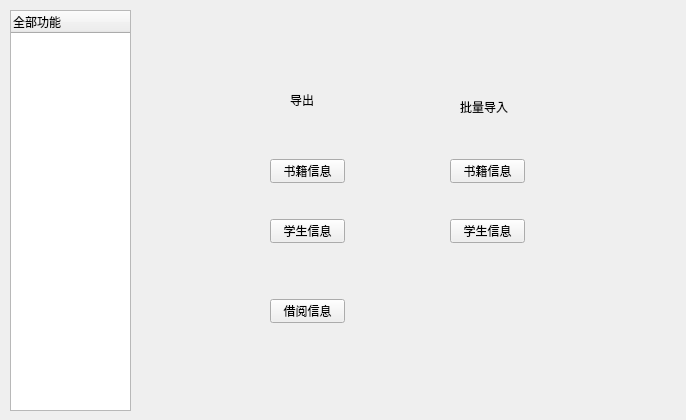
<?xml version="1.0" encoding="UTF-8"?>
<ui version="4.0">
 <class>LibraryManagementSystem</class>
 <widget class="QMainWindow" name="LibraryManagementSystem">
  <property name="geometry">
   <rect>
    <x>0</x>
    <y>0</y>
    <width>686</width>
    <height>420</height>
   </rect>
  </property>
  <property name="windowTitle">
   <string>LibraryManagementSystem</string>
  </property>
  <widget class="QWidget" name="centralWidget">
   <widget class="QStackedWidget" name="stackedWidget">
    <property name="geometry">
     <rect>
      <x>150</x>
      <y>9</y>
      <width>521</width>
      <height>411</height>
     </rect>
    </property>
    <property name="currentIndex">
     <number>6</number>
    </property>
    <widget class="QWidget" name="page">
     <widget class="QTabWidget" name="tabWidget">
      <property name="geometry">
       <rect>
        <x>10</x>
        <y>10</y>
        <width>511</width>
        <height>391</height>
       </rect>
      </property>
      <property name="toolTipDuration">
       <number>-1</number>
      </property>
      <property name="currentIndex">
       <number>0</number>
      </property>
      <widget class="QWidget" name="tabDisplayAll">
       <attribute name="title">
        <string>显示全部</string>
       </attribute>
       <widget class="QTableView" name="tableViewAllBooks">
        <property name="geometry">
         <rect>
          <x>15</x>
          <y>11</y>
          <width>471</width>
          <height>341</height>
         </rect>
        </property>
       </widget>
      </widget>
      <widget class="QWidget" name="tabAddBook">
       <attribute name="title">
        <string>添加书籍</string>
       </attribute>
       <widget class="QLineEdit" name="lineEditBookNo">
        <property name="geometry">
         <rect>
          <x>100</x>
          <y>100</y>
          <width>113</width>
          <height>20</height>
         </rect>
        </property>
       </widget>
       <widget class="QLineEdit" name="lineEditBookName">
        <property name="geometry">
         <rect>
          <x>280</x>
          <y>100</y>
          <width>113</width>
          <height>20</height>
         </rect>
        </property>
       </widget>
       <widget class="QLineEdit" name="lineEditAuthor">
        <property name="geometry">
         <rect>
          <x>100</x>
          <y>140</y>
          <width>113</width>
          <height>20</height>
         </rect>
        </property>
       </widget>
       <widget class="QLineEdit" name="lineEditPublisher">
        <property name="geometry">
         <rect>
          <x>280</x>
          <y>140</y>
          <width>113</width>
          <height>20</height>
         </rect>
        </property>
       </widget>
       <widget class="QPushButton" name="pushButtonAddBook">
        <property name="geometry">
         <rect>
          <x>220</x>
          <y>270</y>
          <width>75</width>
          <height>24</height>
         </rect>
        </property>
        <property name="text">
         <string>确定</string>
        </property>
       </widget>
       <widget class="QSpinBox" name="spinBoxTotalNum">
        <property name="geometry">
         <rect>
          <x>110</x>
          <y>200</y>
          <width>88</width>
          <height>22</height>
         </rect>
        </property>
       </widget>
       <widget class="QDateEdit" name="dateEditPubDay">
        <property name="geometry">
         <rect>
          <x>280</x>
          <y>200</y>
          <width>161</width>
          <height>22</height>
         </rect>
        </property>
       </widget>
       <widget class="QLabel" name="label">
        <property name="geometry">
         <rect>
          <x>100</x>
          <y>80</y>
          <width>54</width>
          <height>16</height>
         </rect>
        </property>
        <property name="text">
         <string>书号</string>
        </property>
       </widget>
       <widget class="QLabel" name="label_2">
        <property name="geometry">
         <rect>
          <x>280</x>
          <y>80</y>
          <width>54</width>
          <height>16</height>
         </rect>
        </property>
        <property name="text">
         <string>书名</string>
        </property>
       </widget>
       <widget class="QLabel" name="label_3">
        <property name="geometry">
         <rect>
          <x>100</x>
          <y>120</y>
          <width>54</width>
          <height>16</height>
         </rect>
        </property>
        <property name="text">
         <string>作者</string>
        </property>
       </widget>
       <widget class="QLabel" name="label_4">
        <property name="geometry">
         <rect>
          <x>280</x>
          <y>120</y>
          <width>54</width>
          <height>16</height>
         </rect>
        </property>
        <property name="text">
         <string>出版商</string>
        </property>
       </widget>
       <widget class="QLabel" name="label_5">
        <property name="geometry">
         <rect>
          <x>120</x>
          <y>180</y>
          <width>54</width>
          <height>16</height>
         </rect>
        </property>
        <property name="text">
         <string>库存</string>
        </property>
       </widget>
       <widget class="QLabel" name="label_6">
        <property name="geometry">
         <rect>
          <x>280</x>
          <y>180</y>
          <width>54</width>
          <height>16</height>
         </rect>
        </property>
        <property name="text">
         <string>出版日期</string>
        </property>
       </widget>
      </widget>
      <widget class="QWidget" name="tabDeleteBook">
       <attribute name="title">
        <string>删除</string>
       </attribute>
       <widget class="QTableView" name="tableViewBooksToDelete">
        <property name="geometry">
         <rect>
          <x>10</x>
          <y>30</y>
          <width>481</width>
          <height>321</height>
         </rect>
        </property>
        <property name="selectionBehavior">
         <enum>QAbstractItemView::SelectionBehavior::SelectRows</enum>
        </property>
       </widget>
       <widget class="QPushButton" name="pushButtonDeleteBook">
        <property name="geometry">
         <rect>
          <x>420</x>
          <y>0</y>
          <width>75</width>
          <height>24</height>
         </rect>
        </property>
        <property name="text">
         <string>删除</string>
        </property>
       </widget>
      </widget>
      <widget class="QWidget" name="tabModifyBook">
       <attribute name="title">
        <string>修改书籍</string>
       </attribute>
       <widget class="QLineEdit" name="lineEditModifyBookNo">
        <property name="geometry">
         <rect>
          <x>120</x>
          <y>50</y>
          <width>113</width>
          <height>20</height>
         </rect>
        </property>
       </widget>
       <widget class="QPushButton" name="pushButtonFindBook">
        <property name="geometry">
         <rect>
          <x>260</x>
          <y>50</y>
          <width>75</width>
          <height>24</height>
         </rect>
        </property>
        <property name="text">
         <string>查询</string>
        </property>
       </widget>
       <widget class="QGroupBox" name="groupBoxModifyDetails">
        <property name="enabled">
         <bool>true</bool>
        </property>
        <property name="geometry">
         <rect>
          <x>120</x>
          <y>100</y>
          <width>281</width>
          <height>231</height>
         </rect>
        </property>
        <property name="title">
         <string>书籍信息</string>
        </property>
        <widget class="QLineEdit" name="lineEditModifyBookName">
         <property name="geometry">
          <rect>
           <x>20</x>
           <y>40</y>
           <width>113</width>
           <height>20</height>
          </rect>
         </property>
        </widget>
        <widget class="QLineEdit" name="lineEditModifyAuthor">
         <property name="geometry">
          <rect>
           <x>150</x>
           <y>40</y>
           <width>113</width>
           <height>20</height>
          </rect>
         </property>
        </widget>
        <widget class="QLineEdit" name="lineEditModifyPublisher">
         <property name="geometry">
          <rect>
           <x>20</x>
           <y>80</y>
           <width>113</width>
           <height>20</height>
          </rect>
         </property>
        </widget>
        <widget class="QSpinBox" name="spinBoxModifyTotalNum">
         <property name="geometry">
          <rect>
           <x>150</x>
           <y>80</y>
           <width>88</width>
           <height>22</height>
          </rect>
         </property>
        </widget>
        <widget class="QDateEdit" name="dateEditModifyPubDay">
         <property name="geometry">
          <rect>
           <x>20</x>
           <y>130</y>
           <width>141</width>
           <height>22</height>
          </rect>
         </property>
        </widget>
        <widget class="QPushButton" name="pushButtonSaveChanges">
         <property name="geometry">
          <rect>
           <x>100</x>
           <y>180</y>
           <width>75</width>
           <height>24</height>
          </rect>
         </property>
         <property name="text">
          <string>确定</string>
         </property>
        </widget>
        <widget class="QLabel" name="label_8">
         <property name="geometry">
          <rect>
           <x>20</x>
           <y>20</y>
           <width>54</width>
           <height>16</height>
          </rect>
         </property>
         <property name="text">
          <string>书名</string>
         </property>
        </widget>
        <widget class="QLabel" name="label_9">
         <property name="geometry">
          <rect>
           <x>150</x>
           <y>20</y>
           <width>54</width>
           <height>16</height>
          </rect>
         </property>
         <property name="text">
          <string>作者</string>
         </property>
        </widget>
        <widget class="QLabel" name="label_10">
         <property name="geometry">
          <rect>
           <x>20</x>
           <y>70</y>
           <width>54</width>
           <height>16</height>
          </rect>
         </property>
         <property name="text">
          <string>出版商</string>
         </property>
        </widget>
        <widget class="QLabel" name="label_11">
         <property name="geometry">
          <rect>
           <x>150</x>
           <y>70</y>
           <width>54</width>
           <height>16</height>
          </rect>
         </property>
         <property name="text">
          <string>存量</string>
         </property>
        </widget>
        <widget class="QLabel" name="label_12">
         <property name="geometry">
          <rect>
           <x>20</x>
           <y>110</y>
           <width>54</width>
           <height>16</height>
          </rect>
         </property>
         <property name="text">
          <string>出版日期</string>
         </property>
        </widget>
       </widget>
       <widget class="QLabel" name="label_7">
        <property name="geometry">
         <rect>
          <x>120</x>
          <y>30</y>
          <width>54</width>
          <height>16</height>
         </rect>
        </property>
        <property name="text">
         <string>书号</string>
        </property>
       </widget>
      </widget>
      <widget class="QWidget" name="tabSearchBook">
       <attribute name="title">
        <string>查询</string>
       </attribute>
       <widget class="QComboBox" name="comboBoxSearchCondition">
        <property name="geometry">
         <rect>
          <x>20</x>
          <y>30</y>
          <width>141</width>
          <height>31</height>
         </rect>
        </property>
        <item>
         <property name="text">
          <string>书号</string>
         </property>
        </item>
        <item>
         <property name="text">
          <string>书名</string>
         </property>
        </item>
        <item>
         <property name="text">
          <string>作者</string>
         </property>
        </item>
        <item>
         <property name="text">
          <string>出版社</string>
         </property>
        </item>
       </widget>
       <widget class="QPushButton" name="pushButtonSearchBook">
        <property name="geometry">
         <rect>
          <x>290</x>
          <y>30</y>
          <width>75</width>
          <height>24</height>
         </rect>
        </property>
        <property name="text">
         <string>确定</string>
        </property>
       </widget>
       <widget class="QLineEdit" name="lineEditSearchKeyword">
        <property name="geometry">
         <rect>
          <x>170</x>
          <y>30</y>
          <width>113</width>
          <height>20</height>
         </rect>
        </property>
       </widget>
       <widget class="QTableView" name="tableViewSearchResults">
        <property name="geometry">
         <rect>
          <x>30</x>
          <y>90</y>
          <width>441</width>
          <height>251</height>
         </rect>
        </property>
       </widget>
      </widget>
     </widget>
    </widget>
    <widget class="QWidget" name="page_2">
     <widget class="QTabWidget" name="studentManagementPage">
      <property name="geometry">
       <rect>
        <x>20</x>
        <y>20</y>
        <width>501</width>
        <height>381</height>
       </rect>
      </property>
      <property name="currentIndex">
       <number>0</number>
      </property>
      <widget class="QWidget" name="tabDisplayAll_2">
       <attribute name="title">
        <string>显示</string>
       </attribute>
       <widget class="QTableView" name="tableViewStudents">
        <property name="geometry">
         <rect>
          <x>10</x>
          <y>10</y>
          <width>471</width>
          <height>331</height>
         </rect>
        </property>
       </widget>
      </widget>
      <widget class="QWidget" name="tabAddStduent">
       <attribute name="title">
        <string>添加</string>
       </attribute>
       <widget class="QLineEdit" name="lineEditStudentNo">
        <property name="geometry">
         <rect>
          <x>130</x>
          <y>80</y>
          <width>113</width>
          <height>20</height>
         </rect>
        </property>
       </widget>
       <widget class="QLineEdit" name="lineEditStudentName">
        <property name="geometry">
         <rect>
          <x>300</x>
          <y>80</y>
          <width>113</width>
          <height>20</height>
         </rect>
        </property>
       </widget>
       <widget class="QLineEdit" name="lineEditMajor">
        <property name="geometry">
         <rect>
          <x>130</x>
          <y>160</y>
          <width>113</width>
          <height>20</height>
         </rect>
        </property>
       </widget>
       <widget class="QLineEdit" name="lineEditClass">
        <property name="geometry">
         <rect>
          <x>300</x>
          <y>160</y>
          <width>113</width>
          <height>20</height>
         </rect>
        </property>
       </widget>
       <widget class="QLineEdit" name="lineEditMobi">
        <property name="geometry">
         <rect>
          <x>130</x>
          <y>230</y>
          <width>113</width>
          <height>20</height>
         </rect>
        </property>
       </widget>
       <widget class="QPushButton" name="pushButtonAddStudent">
        <property name="geometry">
         <rect>
          <x>230</x>
          <y>290</y>
          <width>75</width>
          <height>24</height>
         </rect>
        </property>
        <property name="text">
         <string>确定</string>
        </property>
       </widget>
       <widget class="QLabel" name="label_17">
        <property name="geometry">
         <rect>
          <x>140</x>
          <y>60</y>
          <width>54</width>
          <height>16</height>
         </rect>
        </property>
        <property name="text">
         <string>学号</string>
        </property>
       </widget>
       <widget class="QLabel" name="label_18">
        <property name="geometry">
         <rect>
          <x>300</x>
          <y>50</y>
          <width>54</width>
          <height>16</height>
         </rect>
        </property>
        <property name="text">
         <string>姓名</string>
        </property>
       </widget>
       <widget class="QLabel" name="label_19">
        <property name="geometry">
         <rect>
          <x>140</x>
          <y>140</y>
          <width>54</width>
          <height>16</height>
         </rect>
        </property>
        <property name="text">
         <string>专业</string>
        </property>
       </widget>
       <widget class="QLabel" name="label_20">
        <property name="geometry">
         <rect>
          <x>300</x>
          <y>140</y>
          <width>54</width>
          <height>16</height>
         </rect>
        </property>
        <property name="text">
         <string>班级</string>
        </property>
       </widget>
       <widget class="QLabel" name="label_21">
        <property name="geometry">
         <rect>
          <x>130</x>
          <y>210</y>
          <width>54</width>
          <height>16</height>
         </rect>
        </property>
        <property name="text">
         <string>手机号</string>
        </property>
       </widget>
      </widget>
      <widget class="QWidget" name="tabDeleteStduent">
       <attribute name="title">
        <string>删除</string>
       </attribute>
       <widget class="QTableView" name="tableViewStudentsToDelete">
        <property name="geometry">
         <rect>
          <x>10</x>
          <y>30</y>
          <width>471</width>
          <height>311</height>
         </rect>
        </property>
        <property name="selectionBehavior">
         <enum>QAbstractItemView::SelectionBehavior::SelectRows</enum>
        </property>
       </widget>
       <widget class="QPushButton" name="pushButtonDeleteStudent">
        <property name="geometry">
         <rect>
          <x>400</x>
          <y>0</y>
          <width>75</width>
          <height>24</height>
         </rect>
        </property>
        <property name="text">
         <string>删除</string>
        </property>
       </widget>
      </widget>
      <widget class="QWidget" name="tabModifyStudent">
       <attribute name="title">
        <string>调整</string>
       </attribute>
       <widget class="QPushButton" name="pushButtonFindStudent">
        <property name="geometry">
         <rect>
          <x>260</x>
          <y>40</y>
          <width>75</width>
          <height>24</height>
         </rect>
        </property>
        <property name="text">
         <string>查询</string>
        </property>
       </widget>
       <widget class="QLineEdit" name="lineEditModifyStudentNo">
        <property name="geometry">
         <rect>
          <x>120</x>
          <y>40</y>
          <width>113</width>
          <height>20</height>
         </rect>
        </property>
       </widget>
       <widget class="QGroupBox" name="groupBoxModifyDetails_2">
        <property name="enabled">
         <bool>true</bool>
        </property>
        <property name="geometry">
         <rect>
          <x>120</x>
          <y>90</y>
          <width>281</width>
          <height>231</height>
         </rect>
        </property>
        <property name="title">
         <string>GroupBox</string>
        </property>
        <widget class="QLineEdit" name="lineEditModifyStudentName">
         <property name="geometry">
          <rect>
           <x>20</x>
           <y>40</y>
           <width>113</width>
           <height>20</height>
          </rect>
         </property>
        </widget>
        <widget class="QLineEdit" name="lineEditModifyMajor">
         <property name="geometry">
          <rect>
           <x>150</x>
           <y>40</y>
           <width>113</width>
           <height>20</height>
          </rect>
         </property>
        </widget>
        <widget class="QLineEdit" name="lineEditModifyClass">
         <property name="geometry">
          <rect>
           <x>20</x>
           <y>80</y>
           <width>113</width>
           <height>20</height>
          </rect>
         </property>
        </widget>
        <widget class="QPushButton" name="pushButtonSaveChanges_2">
         <property name="geometry">
          <rect>
           <x>100</x>
           <y>180</y>
           <width>75</width>
           <height>24</height>
          </rect>
         </property>
         <property name="text">
          <string>确定</string>
         </property>
        </widget>
        <widget class="QLineEdit" name="lineEditModifyMobi">
         <property name="geometry">
          <rect>
           <x>150</x>
           <y>80</y>
           <width>113</width>
           <height>20</height>
          </rect>
         </property>
        </widget>
        <widget class="QLabel" name="label_13">
         <property name="geometry">
          <rect>
           <x>30</x>
           <y>20</y>
           <width>54</width>
           <height>16</height>
          </rect>
         </property>
         <property name="text">
          <string>姓名</string>
         </property>
        </widget>
        <widget class="QLabel" name="label_14">
         <property name="geometry">
          <rect>
           <x>160</x>
           <y>20</y>
           <width>54</width>
           <height>16</height>
          </rect>
         </property>
         <property name="text">
          <string>专业</string>
         </property>
        </widget>
        <widget class="QLabel" name="label_15">
         <property name="geometry">
          <rect>
           <x>30</x>
           <y>60</y>
           <width>54</width>
           <height>16</height>
          </rect>
         </property>
         <property name="text">
          <string>班级</string>
         </property>
        </widget>
        <widget class="QLabel" name="label_16">
         <property name="geometry">
          <rect>
           <x>150</x>
           <y>60</y>
           <width>54</width>
           <height>16</height>
          </rect>
         </property>
         <property name="text">
          <string>手机号</string>
         </property>
        </widget>
       </widget>
      </widget>
      <widget class="QWidget" name="tabSearchStudent">
       <attribute name="title">
        <string>搜寻</string>
       </attribute>
       <widget class="QComboBox" name="comboBoxSearchStudentCondition">
        <property name="geometry">
         <rect>
          <x>30</x>
          <y>30</y>
          <width>141</width>
          <height>31</height>
         </rect>
        </property>
        <item>
         <property name="text">
          <string>学号</string>
         </property>
        </item>
        <item>
         <property name="text">
          <string>姓名</string>
         </property>
        </item>
        <item>
         <property name="text">
          <string>专业</string>
         </property>
        </item>
        <item>
         <property name="text">
          <string>班级</string>
         </property>
        </item>
        <item>
         <property name="text">
          <string>手机</string>
         </property>
        </item>
       </widget>
       <widget class="QPushButton" name="pushButtonSearchStudent">
        <property name="geometry">
         <rect>
          <x>300</x>
          <y>40</y>
          <width>75</width>
          <height>24</height>
         </rect>
        </property>
        <property name="text">
         <string>查询</string>
        </property>
       </widget>
       <widget class="QTableView" name="tableViewSearchStudentResults">
        <property name="geometry">
         <rect>
          <x>10</x>
          <y>70</y>
          <width>471</width>
          <height>271</height>
         </rect>
        </property>
       </widget>
       <widget class="QLineEdit" name="lineEditSearchStudentKeyword">
        <property name="geometry">
         <rect>
          <x>180</x>
          <y>40</y>
          <width>113</width>
          <height>20</height>
         </rect>
        </property>
       </widget>
      </widget>
     </widget>
    </widget>
    <widget class="QWidget" name="page_3">
     <widget class="QTabWidget" name="tabWidget_2">
      <property name="geometry">
       <rect>
        <x>10</x>
        <y>10</y>
        <width>511</width>
        <height>391</height>
       </rect>
      </property>
      <property name="currentIndex">
       <number>2</number>
      </property>
      <widget class="QWidget" name="tab_3">
       <attribute name="title">
        <string>借阅信息</string>
       </attribute>
       <widget class="QTableView" name="tableViewBorrowRecords">
        <property name="geometry">
         <rect>
          <x>20</x>
          <y>20</y>
          <width>381</width>
          <height>301</height>
         </rect>
        </property>
       </widget>
      </widget>
      <widget class="QWidget" name="tab">
       <attribute name="title">
        <string>借阅</string>
       </attribute>
       <widget class="QLineEdit" name="lineEditStudentSearchKeyword">
        <property name="geometry">
         <rect>
          <x>10</x>
          <y>50</y>
          <width>113</width>
          <height>20</height>
         </rect>
        </property>
       </widget>
       <widget class="QLineEdit" name="lineEditBookSearchKeyword">
        <property name="geometry">
         <rect>
          <x>280</x>
          <y>50</y>
          <width>113</width>
          <height>20</height>
         </rect>
        </property>
       </widget>
       <widget class="QPushButton" name="pushButtonBorrowSelectedBook">
        <property name="geometry">
         <rect>
          <x>420</x>
          <y>340</y>
          <width>75</width>
          <height>24</height>
         </rect>
        </property>
        <property name="text">
         <string>借阅</string>
        </property>
       </widget>
       <widget class="QComboBox" name="comboBoxStudentSearchCriteria">
        <property name="geometry">
         <rect>
          <x>10</x>
          <y>20</y>
          <width>141</width>
          <height>31</height>
         </rect>
        </property>
        <item>
         <property name="text">
          <string>学号</string>
         </property>
        </item>
        <item>
         <property name="text">
          <string>姓名</string>
         </property>
        </item>
        <item>
         <property name="text">
          <string>专业</string>
         </property>
        </item>
        <item>
         <property name="text">
          <string>班级</string>
         </property>
        </item>
        <item>
         <property name="text">
          <string>手机</string>
         </property>
        </item>
       </widget>
       <widget class="QPushButton" name="pushButtonSearchStudent_2">
        <property name="geometry">
         <rect>
          <x>130</x>
          <y>50</y>
          <width>75</width>
          <height>24</height>
         </rect>
        </property>
        <property name="text">
         <string>搜索</string>
        </property>
       </widget>
       <widget class="QComboBox" name="comboBoxBookSearchCriteria">
        <property name="geometry">
         <rect>
          <x>270</x>
          <y>10</y>
          <width>141</width>
          <height>31</height>
         </rect>
        </property>
        <item>
         <property name="text">
          <string>书号</string>
         </property>
        </item>
        <item>
         <property name="text">
          <string>书名</string>
         </property>
        </item>
        <item>
         <property name="text">
          <string>作者</string>
         </property>
        </item>
        <item>
         <property name="text">
          <string>出版社</string>
         </property>
        </item>
       </widget>
       <widget class="QPushButton" name="pushButtonSearchBook_2">
        <property name="geometry">
         <rect>
          <x>400</x>
          <y>50</y>
          <width>75</width>
          <height>24</height>
         </rect>
        </property>
        <property name="text">
         <string>搜索</string>
        </property>
       </widget>
       <widget class="QTableView" name="tableViewStudentSearchResults">
        <property name="geometry">
         <rect>
          <x>10</x>
          <y>90</y>
          <width>221</width>
          <height>251</height>
         </rect>
        </property>
        <property name="selectionBehavior">
         <enum>QAbstractItemView::SelectionBehavior::SelectRows</enum>
        </property>
       </widget>
       <widget class="QTableView" name="tableViewBookSearchResults">
        <property name="geometry">
         <rect>
          <x>270</x>
          <y>90</y>
          <width>221</width>
          <height>251</height>
         </rect>
        </property>
        <property name="selectionBehavior">
         <enum>QAbstractItemView::SelectionBehavior::SelectRows</enum>
        </property>
       </widget>
      </widget>
      <widget class="QWidget" name="tab_2">
       <attribute name="title">
        <string>还书</string>
       </attribute>
       <widget class="QPushButton" name="pushButtonReturnBook">
        <property name="geometry">
         <rect>
          <x>420</x>
          <y>340</y>
          <width>75</width>
          <height>24</height>
         </rect>
        </property>
        <property name="text">
         <string>确定</string>
        </property>
       </widget>
       <widget class="QPushButton" name="pushButtonSearchStudent_3">
        <property name="geometry">
         <rect>
          <x>130</x>
          <y>50</y>
          <width>75</width>
          <height>24</height>
         </rect>
        </property>
        <property name="text">
         <string>查询</string>
        </property>
       </widget>
       <widget class="QTableView" name="tableViewStudentBorrowedBooks">
        <property name="geometry">
         <rect>
          <x>280</x>
          <y>90</y>
          <width>221</width>
          <height>251</height>
         </rect>
        </property>
        <property name="selectionBehavior">
         <enum>QAbstractItemView::SelectionBehavior::SelectRows</enum>
        </property>
       </widget>
       <widget class="QLineEdit" name="lineEditBorrowedBookSearchKeyword">
        <property name="geometry">
         <rect>
          <x>290</x>
          <y>50</y>
          <width>113</width>
          <height>20</height>
         </rect>
        </property>
       </widget>
       <widget class="QComboBox" name="comboBoxBorrowedBookSearchCriteria">
        <property name="geometry">
         <rect>
          <x>280</x>
          <y>10</y>
          <width>141</width>
          <height>31</height>
         </rect>
        </property>
        <item>
         <property name="text">
          <string>书号</string>
         </property>
        </item>
        <item>
         <property name="text">
          <string>书名</string>
         </property>
        </item>
        <item>
         <property name="text">
          <string>作者</string>
         </property>
        </item>
        <item>
         <property name="text">
          <string>出版社</string>
         </property>
        </item>
       </widget>
       <widget class="QLineEdit" name="lineEditStudentSearchKeyword_2">
        <property name="geometry">
         <rect>
          <x>10</x>
          <y>50</y>
          <width>113</width>
          <height>20</height>
         </rect>
        </property>
       </widget>
       <widget class="QPushButton" name="pushButtonSearchBook_3">
        <property name="geometry">
         <rect>
          <x>410</x>
          <y>50</y>
          <width>75</width>
          <height>24</height>
         </rect>
        </property>
        <property name="text">
         <string>查询</string>
        </property>
       </widget>
       <widget class="QComboBox" name="comboBoxStudentSearchCriteria_2">
        <property name="geometry">
         <rect>
          <x>10</x>
          <y>20</y>
          <width>141</width>
          <height>31</height>
         </rect>
        </property>
        <item>
         <property name="text">
          <string>学号</string>
         </property>
        </item>
        <item>
         <property name="text">
          <string>姓名</string>
         </property>
        </item>
        <item>
         <property name="text">
          <string>专业</string>
         </property>
        </item>
        <item>
         <property name="text">
          <string>班级</string>
         </property>
        </item>
        <item>
         <property name="text">
          <string>手机</string>
         </property>
        </item>
       </widget>
       <widget class="QTableView" name="tableViewStudentSearchResults_2">
        <property name="geometry">
         <rect>
          <x>10</x>
          <y>90</y>
          <width>231</width>
          <height>251</height>
         </rect>
        </property>
        <property name="selectionBehavior">
         <enum>QAbstractItemView::SelectionBehavior::SelectRows</enum>
        </property>
       </widget>
      </widget>
     </widget>
    </widget>
    <widget class="QWidget" name="page_4">
     <widget class="QTableView" name="tableViewOverdueRecords">
      <property name="geometry">
       <rect>
        <x>10</x>
        <y>10</y>
        <width>511</width>
        <height>391</height>
       </rect>
      </property>
     </widget>
    </widget>
    <widget class="QWidget" name="page_5">
     <widget class="QLineEdit" name="lineEditMajorName">
      <property name="geometry">
       <rect>
        <x>70</x>
        <y>20</y>
        <width>113</width>
        <height>20</height>
       </rect>
      </property>
     </widget>
     <widget class="QPushButton" name="pushButtonSearchByMajor">
      <property name="geometry">
       <rect>
        <x>260</x>
        <y>20</y>
        <width>75</width>
        <height>24</height>
       </rect>
      </property>
      <property name="text">
       <string>确定</string>
      </property>
     </widget>
     <widget class="QTableView" name="tableViewMajorRecommendations">
      <property name="geometry">
       <rect>
        <x>10</x>
        <y>50</y>
        <width>511</width>
        <height>351</height>
       </rect>
      </property>
     </widget>
     <widget class="QLabel" name="label_22">
      <property name="geometry">
       <rect>
        <x>20</x>
        <y>20</y>
        <width>54</width>
        <height>16</height>
       </rect>
      </property>
      <property name="text">
       <string>专业</string>
      </property>
     </widget>
    </widget>
    <widget class="QWidget" name="page_6">
     <widget class="QPushButton" name="pushButtonRefreshNewBooks">
      <property name="geometry">
       <rect>
        <x>220</x>
        <y>20</y>
        <width>75</width>
        <height>24</height>
       </rect>
      </property>
      <property name="text">
       <string>刷新</string>
      </property>
     </widget>
     <widget class="QTableView" name="tableViewNewBookRecommendations">
      <property name="geometry">
       <rect>
        <x>10</x>
        <y>50</y>
        <width>521</width>
        <height>361</height>
       </rect>
      </property>
     </widget>
    </widget>
    <widget class="QWidget" name="page_7">
     <widget class="QPushButton" name="exportBookInfo">
      <property name="geometry">
       <rect>
        <x>120</x>
        <y>150</y>
        <width>75</width>
        <height>24</height>
       </rect>
      </property>
      <property name="text">
       <string>书籍信息</string>
      </property>
     </widget>
     <widget class="QPushButton" name="exportStudentInfo">
      <property name="geometry">
       <rect>
        <x>120</x>
        <y>210</y>
        <width>75</width>
        <height>24</height>
       </rect>
      </property>
      <property name="text">
       <string>学生信息</string>
      </property>
     </widget>
     <widget class="QPushButton" name="exportBorrowInfo">
      <property name="geometry">
       <rect>
        <x>120</x>
        <y>290</y>
        <width>75</width>
        <height>24</height>
       </rect>
      </property>
      <property name="text">
       <string>借阅信息</string>
      </property>
     </widget>
     <widget class="QLabel" name="label_23">
      <property name="geometry">
       <rect>
        <x>140</x>
        <y>70</y>
        <width>121</width>
        <height>41</height>
       </rect>
      </property>
      <property name="text">
       <string>导出</string>
      </property>
     </widget>
     <widget class="QLabel" name="label_25">
      <property name="geometry">
       <rect>
        <x>310</x>
        <y>90</y>
        <width>54</width>
        <height>16</height>
       </rect>
      </property>
      <property name="text">
       <string>批量导入</string>
      </property>
     </widget>
     <widget class="QPushButton" name="inportStudentInfo">
      <property name="geometry">
       <rect>
        <x>300</x>
        <y>210</y>
        <width>75</width>
        <height>24</height>
       </rect>
      </property>
      <property name="text">
       <string>学生信息</string>
      </property>
     </widget>
     <widget class="QPushButton" name="inportBookInfo">
      <property name="geometry">
       <rect>
        <x>300</x>
        <y>150</y>
        <width>75</width>
        <height>24</height>
       </rect>
      </property>
      <property name="text">
       <string>书籍信息</string>
      </property>
     </widget>
    </widget>
   </widget>
   <widget class="QTreeWidget" name="treeWidget">
    <property name="geometry">
     <rect>
      <x>10</x>
      <y>10</y>
      <width>121</width>
      <height>401</height>
     </rect>
    </property>
    <property name="rootIsDecorated">
     <bool>true</bool>
    </property>
    <property name="itemsExpandable">
     <bool>true</bool>
    </property>
    <property name="expandsOnDoubleClick">
     <bool>true</bool>
    </property>
    <property name="columnCount">
     <number>1</number>
    </property>
    <column>
     <property name="text">
      <string>全部功能</string>
     </property>
    </column>
   </widget>
  </widget>
  <action name="action">
   <property name="text">
    <string>图书信息管理</string>
   </property>
  </action>
  <action name="action_2">
   <property name="text">
    <string>学生信息管理</string>
   </property>
  </action>
  <action name="action_3">
   <property name="text">
    <string>图书借阅管理</string>
   </property>
  </action>
  <action name="action_4">
   <property name="text">
    <string>图书推荐</string>
   </property>
  </action>
  <action name="action_5">
   <property name="text">
    <string>退出</string>
   </property>
  </action>
  <action name="action_6">
   <property name="text">
    <string>关于</string>
   </property>
  </action>
  <action name="action_7">
   <property name="text">
    <string>保存</string>
   </property>
  </action>
 </widget>
 <layoutdefault spacing="6" margin="11"/>
 <resources>
  <include location="LibraryManagementSystem.qrc"/>
 </resources>
 <connections/>
</ui>
